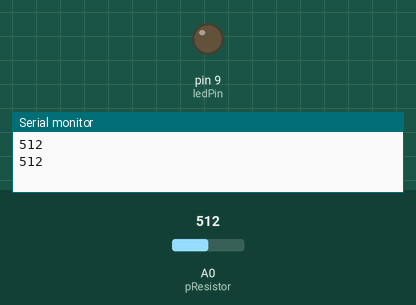
Bench run of a sketch on a simulated Arduino Uno, built with avr-gcc and run on an emulated ATmega328P. Parts: output pins drawn as LEDs (lit = HIGH), the last lines printed to the serial monitor. The test bench sets the inputs (shaded band); at power-on: A0 (pResistor) = 512.

Above: at 5.8 s.
5.9 s: A0 (pResistor) set to 109
11.9 s: A0 (pResistor) set to 92
At 16.3 s:
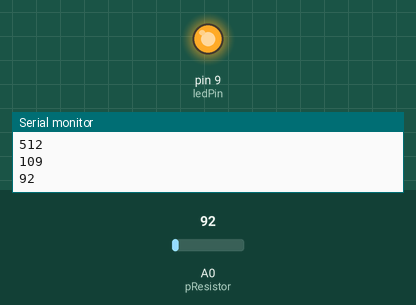
17.9 s: A0 (pResistor) set to 110
At 21.3 s:
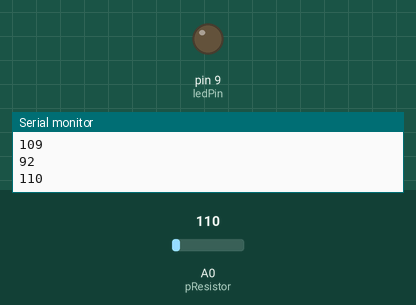
23.9 s: A0 (pResistor) set to 90
At 26.4 s:
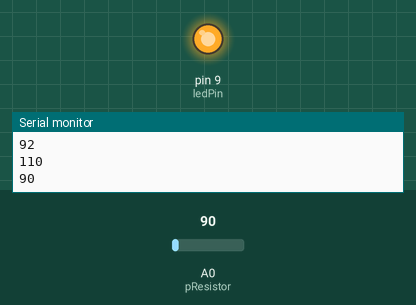
Timing chart, 0 to 27.9 s (numbered marks = the images above; inputs shaded):
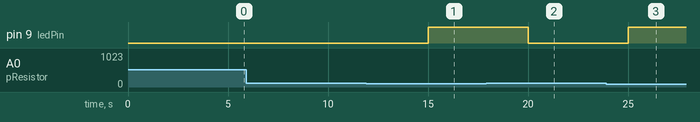

The sketch:

sketch_dec12a.ino
```cpp
/* Dev: Joona Luttinen & Luukas Oksanen */


// Constants
const int pResistor = A0;  // Photoresistor at Arduino analog pin A0
const int ledPin = 9;      // LED pin at Arduino pin 9

// Variables
int value;                 // Store value from photoresistor (0-1023)

void setup() {
  pinMode(ledPin, OUTPUT);   // Set lepPin - 9 pin as an output
  pinMode(pResistor, INPUT); // Set pResistor - A0 pin as an input (optional)

  Serial.begin(9600);        // Initialize serial communication
}

void loop() {
  value = analogRead(pResistor);

  // You can change the threshold value as needed
  if (value > 100) {
    digitalWrite(ledPin, LOW);  // Turn LED off
  } else {
    digitalWrite(ledPin, HIGH); // Turn LED on
  }

  // Send the sensor value through serial
  Serial.println(value);

  delay(5001); // Small delay
}
```

Measured:
- the behaviour switches between 101 and 100 on A0 (pResistor) (found by bisection; images 0 and 1)
- after the input at 11.9 s, pin 9 (ledPin): LOW → HIGH after 3.1 s
- after the input at 17.9 s, pin 9 (ledPin): HIGH → LOW after 2.1 s
- after the input at 23.9 s, pin 9 (ledPin): LOW → HIGH after 1.1 s
